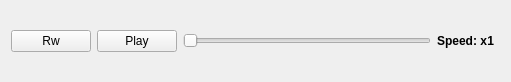
<?xml version="1.0" encoding="UTF-8"?>
<ui version="4.0">
 <class>PlaybackControls</class>
 <widget class="QWidget" name="PlaybackControls">
  <property name="geometry">
   <rect>
    <x>0</x>
    <y>0</y>
    <width>511</width>
    <height>82</height>
   </rect>
  </property>
  <layout class="QHBoxLayout" name="horizontalLayout">
   <item>
    <widget class="QPushButton" name="btn_rewind">
     <property name="focusPolicy">
      <enum>Qt::NoFocus</enum>
     </property>
     <property name="text">
      <string>Rw</string>
     </property>
     <property name="icon">
      <iconset resource="Icons/icons.qrc">
       <normaloff>:/Icons/rewind.png</normaloff>:/Icons/rewind.png</iconset>
     </property>
    </widget>
   </item>
   <item>
    <widget class="QPushButton" name="btn_play_pause">
     <property name="focusPolicy">
      <enum>Qt::NoFocus</enum>
     </property>
     <property name="text">
      <string>Play</string>
     </property>
     <property name="icon">
      <iconset resource="Icons/icons.qrc">
       <normaloff>:/Icons/play.png</normaloff>:/Icons/play.png</iconset>
     </property>
    </widget>
   </item>
   <item>
    <widget class="QSlider" name="slider_timebar">
     <property name="toolTip">
      <string>Manipulate Time</string>
     </property>
     <property name="maximum">
      <number>1000</number>
     </property>
     <property name="orientation">
      <enum>Qt::Horizontal</enum>
     </property>
     <property name="tickPosition">
      <enum>QSlider::NoTicks</enum>
     </property>
    </widget>
   </item>
   <item>
    <layout class="QHBoxLayout" name="layout_speed">
     <property name="spacing">
      <number>0</number>
     </property>
     <item>
      <widget class="QLabel" name="label_speed">
       <property name="font">
        <font>
         <weight>75</weight>
         <bold>true</bold>
        </font>
       </property>
       <property name="text">
        <string>Speed: x</string>
       </property>
       <property name="alignment">
        <set>Qt::AlignRight|Qt::AlignTrailing|Qt::AlignVCenter</set>
       </property>
       <property name="margin">
        <number>0</number>
       </property>
       <property name="indent">
        <number>0</number>
       </property>
      </widget>
     </item>
     <item>
      <widget class="QLabel" name="value_speed">
       <property name="font">
        <font>
         <weight>75</weight>
         <bold>true</bold>
        </font>
       </property>
       <property name="text">
        <string>1</string>
       </property>
       <property name="alignment">
        <set>Qt::AlignRight|Qt::AlignTrailing|Qt::AlignVCenter</set>
       </property>
       <property name="indent">
        <number>0</number>
       </property>
      </widget>
     </item>
    </layout>
   </item>
   <item>
    <widget class="QwtWheel" name="wheel_speed" native="true">
     <property name="value" stdset="0">
      <double>1.000000000000000</double>
     </property>
     <property name="minimum" stdset="0">
      <double>0.005000000000000</double>
     </property>
     <property name="maximum" stdset="0">
      <double>2.000000000000000</double>
     </property>
     <property name="singleStep" stdset="0">
      <double>0.005000000000000</double>
     </property>
    </widget>
   </item>
  </layout>
  <zorder>btn_play_pause</zorder>
  <zorder>btn_rewind</zorder>
  <zorder>slider_timebar</zorder>
  <zorder>wheel_speed</zorder>
 </widget>
 <customwidgets>
  <customwidget>
   <class>QwtWheel</class>
   <extends>QWidget</extends>
   <header>qwt_wheel.h</header>
  </customwidget>
 </customwidgets>
 <resources>
  <include location="Icons/icons.qrc"/>
 </resources>
 <connections/>
</ui>
